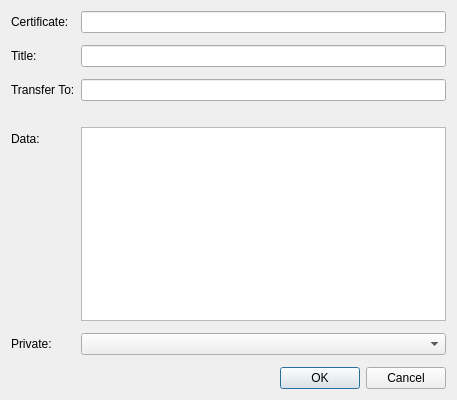
<?xml version="1.0" encoding="UTF-8"?>
<ui version="4.0">
 <class>EditCertDialog</class>
 <widget class="QDialog" name="EditCertDialog">
  <property name="geometry">
   <rect>
    <x>0</x>
    <y>0</y>
    <width>457</width>
    <height>400</height>
   </rect>
  </property>
  <property name="windowTitle">
   <string>Edit Cert</string>
  </property>
  <layout class="QVBoxLayout" name="verticalLayout">
   <item>
    <layout class="QFormLayout" name="formLayout">
     <property name="fieldGrowthPolicy">
      <enum>QFormLayout::AllNonFixedFieldsGrow</enum>
     </property>
     <item row="0" column="0">
      <widget class="QLabel" name="certLabel">
       <property name="text">
        <string>Certificate:</string>
       </property>
       <property name="buddy">
        <cstring>certEdit</cstring>
       </property>
      </widget>
     </item>
     <item row="0" column="1">
      <widget class="QLineEdit" name="certEdit">
       <property name="toolTip">
        <string>The value associated with this certificate.</string>
       </property>
      </widget>
     </item>
     <item row="1" column="1">
      <layout class="QVBoxLayout" name="verticalLayout_2"/>
     </item>
     <item row="2" column="0">
      <widget class="QLabel" name="label_2">
       <property name="text">
        <string>Title:</string>
       </property>
       <property name="buddy">
        <cstring>nameEdit</cstring>
       </property>
      </widget>
     </item>
     <item row="2" column="1">
      <widget class="QLineEdit" name="nameEdit">
       <property name="toolTip">
        <string>The certificate name.</string>
       </property>
      </widget>
     </item>
     <item row="3" column="1">
      <layout class="QVBoxLayout" name="verticalLayout_3"/>
     </item>
     <item row="4" column="0">
      <widget class="QLabel" name="transferLabel">
       <property name="text">
        <string>Transfer To:</string>
       </property>
       <property name="wordWrap">
        <bool>true</bool>
       </property>
      </widget>
     </item>
     <item row="4" column="1">
      <widget class="QValidatedLineEdit" name="transferEdit"/>
     </item>
     <item row="5" column="1">
      <widget class="QLabel" name="transferDisclaimer">
       <property name="text">
        <string/>
       </property>
       <property name="wordWrap">
        <bool>true</bool>
       </property>
      </widget>
     </item>
     <item row="6" column="0">
      <widget class="QLabel" name="certDataLabel">
       <property name="text">
        <string>Data:</string>
       </property>
      </widget>
     </item>
     <item row="6" column="1">
      <widget class="QTextEdit" name="certDataEdit"/>
     </item>
     <item row="7" column="1">
      <layout class="QVBoxLayout" name="verticalLayout_5"/>
     </item>
     <item row="8" column="0">
      <widget class="QLabel" name="privateLabel">
       <property name="text">
        <string>Private:</string>
       </property>
      </widget>
     </item>
     <item row="8" column="1">
      <widget class="QComboBox" name="privateBox">
       <property name="maxVisibleItems">
        <number>2</number>
       </property>
      </widget>
     </item>
     <item row="9" column="1">
      <layout class="QVBoxLayout" name="verticalLayout_6"/>
     </item>
    </layout>
   </item>
   <item>
    <widget class="QDialogButtonBox" name="buttonBox">
     <property name="orientation">
      <enum>Qt::Horizontal</enum>
     </property>
     <property name="standardButtons">
      <set>QDialogButtonBox::Cancel|QDialogButtonBox::Ok</set>
     </property>
    </widget>
   </item>
  </layout>
 </widget>
 <customwidgets>
  <customwidget>
   <class>QValidatedLineEdit</class>
   <extends>QLineEdit</extends>
   <header>qvalidatedlineedit.h</header>
  </customwidget>
 </customwidgets>
 <resources/>
 <connections>
  <connection>
   <sender>buttonBox</sender>
   <signal>accepted()</signal>
   <receiver>EditCertDialog</receiver>
   <slot>accept()</slot>
   <hints>
    <hint type="sourcelabel">
     <x>248</x>
     <y>254</y>
    </hint>
    <hint type="destinationlabel">
     <x>157</x>
     <y>274</y>
    </hint>
   </hints>
  </connection>
  <connection>
   <sender>buttonBox</sender>
   <signal>rejected()</signal>
   <receiver>EditCertDialog</receiver>
   <slot>reject()</slot>
   <hints>
    <hint type="sourcelabel">
     <x>316</x>
     <y>260</y>
    </hint>
    <hint type="destinationlabel">
     <x>286</x>
     <y>274</y>
    </hint>
   </hints>
  </connection>
 </connections>
</ui>
